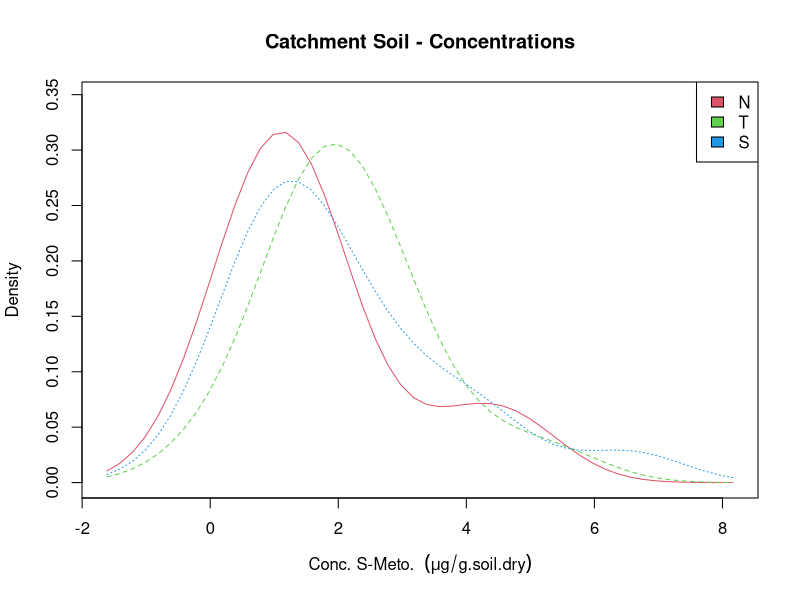
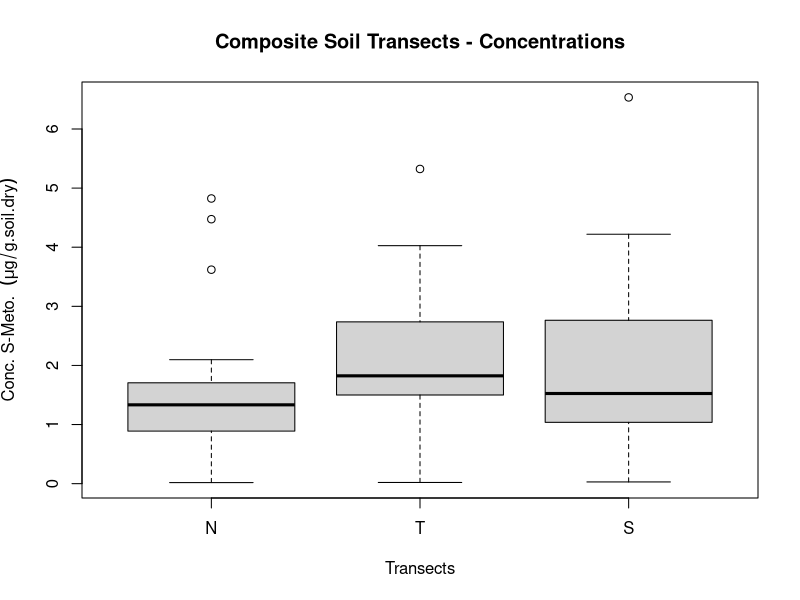
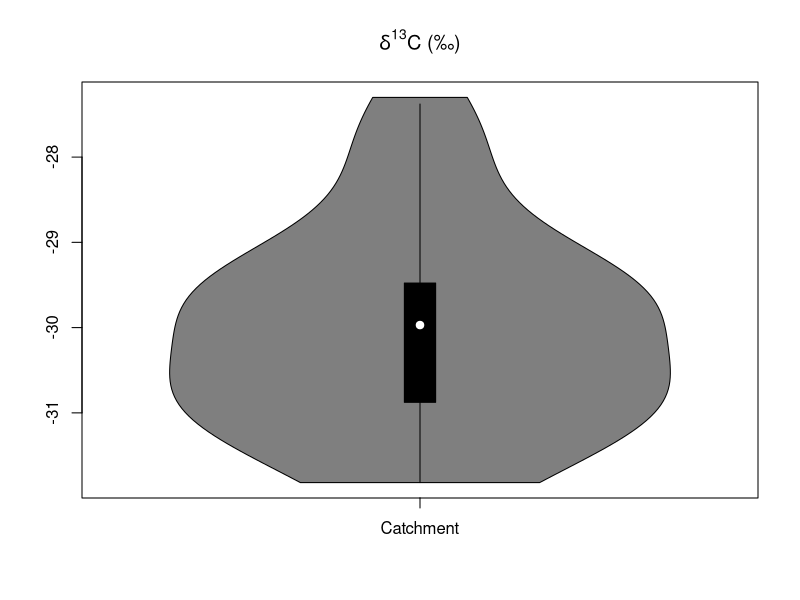
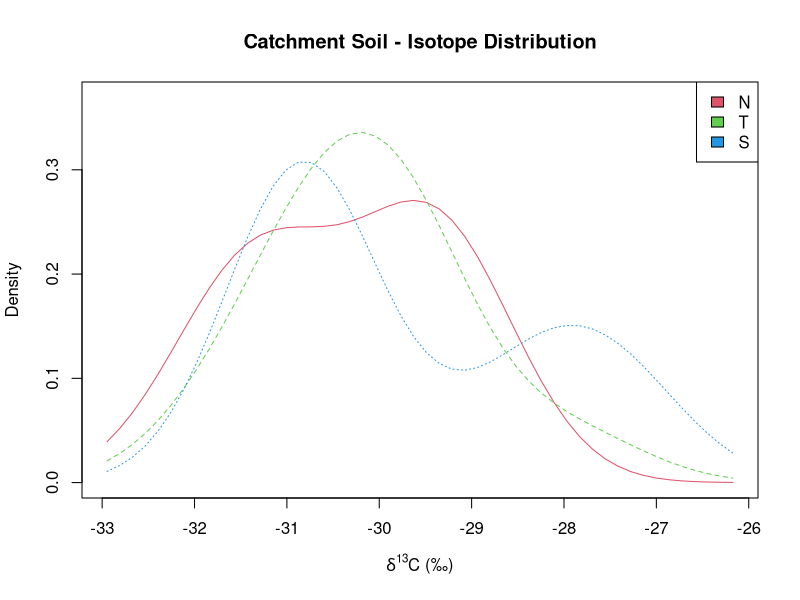
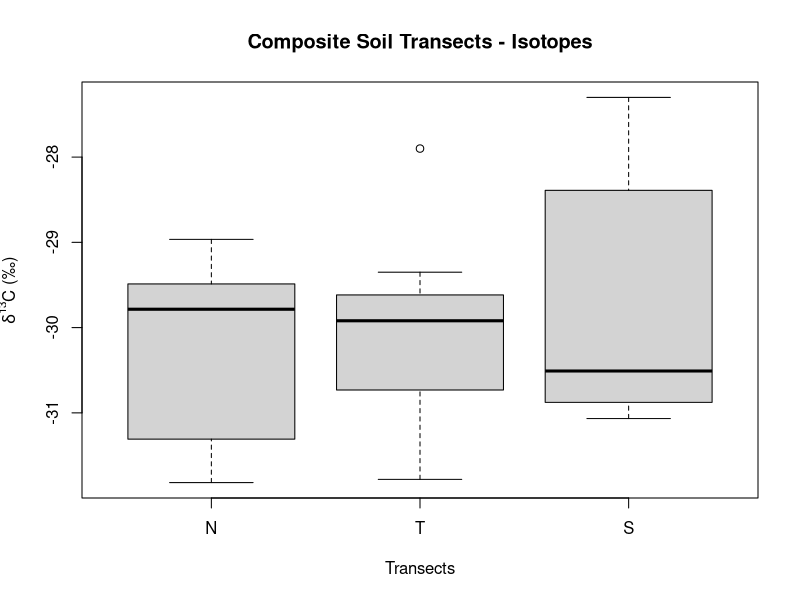

Write R code to recreate these figures, in order.
## ---- chunk 1
knitr::opts_chunk$set(echo = TRUE)
## ---- chunk 2
library(vioplot)
library(sm)
## ---- chunk 3
# Soils
weeklySoil = read.csv2("Data/WeeklySoils_Rng.csv", na.strings=c('#DIV/0!', '', 'NA'), header = TRUE)
weeklySoil$Date.ti <- as.POSIXct(strptime(weeklySoil$Date.ti, "%Y-%m-%d %H:%M", tz="EST")) # csv typos, option 1
weeklySoil$Transect <- factor(weeklySoil$Transect, levels = c("N", "T", "S"))
# Date conversion correct: 
sum(is.na(weeklySoil$Date.ti)) == 0
str(weeklySoil)
## ---- chunk 4
AOdf = read.csv2("Data/WeeklyHydroContam_R.csv")
AOdf$ti <- as.POSIXct(strptime(AOdf$ti, "%Y-%m-%d %H:%M", tz="EST"))
AOdf$Events <- factor(AOdf$Events, levels = unique(AOdf$Events))
AOdf$Event <- factor(AOdf$Event, levels = unique(AOdf$Event))

# Date conversion correct: 
sum(is.na(AOdf$ti)) == 0
str(AOdf)
## ---- chunk 5
# plot densities 
sm.density.compare(weeklySoil$Conc.mug.g.dry.soil, weeklySoil$Transect, xlab=expression(paste("Conc. S-Meto.  ", {({mu}*g / g.soil.dry)})))
title(main="Catchment Soil - Concentrations")
legend("topright", levels( weeklySoil$Transect), fill=2+(0:nlevels(weeklySoil$Transect)))
       

## ---- chunk 6

boxplot(Conc.mug.g.dry.soil~Transect,data=weeklySoil, main="Composite Soil Transects - Concentrations", 
  	xlab="Transects", ylab=expression(paste("Conc. S-Meto.  ", {({mu}*g / g.soil.dry)})))
## ---- chunk 7
vioplot(na.omit(weeklySoil$comp.d13C),  names = "Catchment")
title(expression(paste({delta}^"13","C", ' (\u2030)')))
## ---- chunk 8

temp <- na.omit(weeklySoil)
sm.density.compare(temp$comp.d13C, temp$Transect, 
                   xlab=expression(paste({delta}^"13","C", ' (\u2030)')))
title(main="Catchment Soil - Isotope Distribution")
legend("topright", levels( weeklySoil$Transect), fill=2+(0:nlevels(weeklySoil$Transect)))
## ---- chunk 9
boxplot(comp.d13C~Transect,data=weeklySoil, main="Composite Soil Transects - Isotopes", 
  	xlab="Transects", ylab=expression(paste({delta}^"13","C", ' (\u2030)')))
